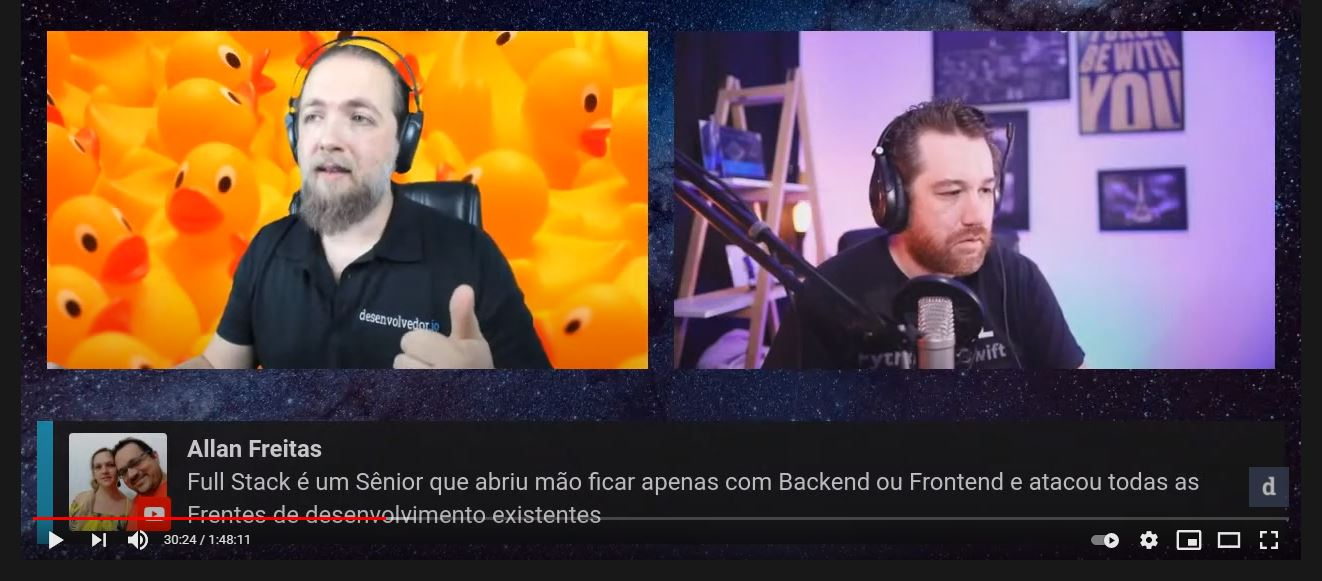
#> input picture FreeCodeCamp/01/photos/3.JPG, 1322 x 581 px, found by its file name
$ python draw.py
#> lines starting #> are read from the running program, lines starting #| are printed output that depends on the picture
import cv2 as cv
import numpy as np

blank = np.zeros((500,500,3), dtype='uint8')
cv.imshow('Blank', blank)

img = cv.imread('photos/3.jpg')
#> img is the input picture: shape (581, 1322, 3); mean B, G, R 70.3, 77.5, 103.5
cv.imshow('Image', img)

# [25 lines of commented-out code are left out]
cv.putText(blank, 'Hello!', (255,255), cv.FONT_HERSHEY_TRIPLEX, 1.0, (255,0,0), 2)
cv.imshow('Text', blank)
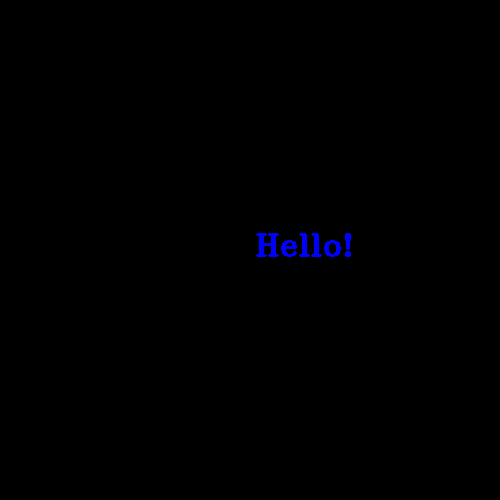
#> window 'Text': shape (500, 500, 3); mean B, G, R 1.1, 0, 0

cv.waitKey(0)

#PAREI NO MINUTO 31:55
